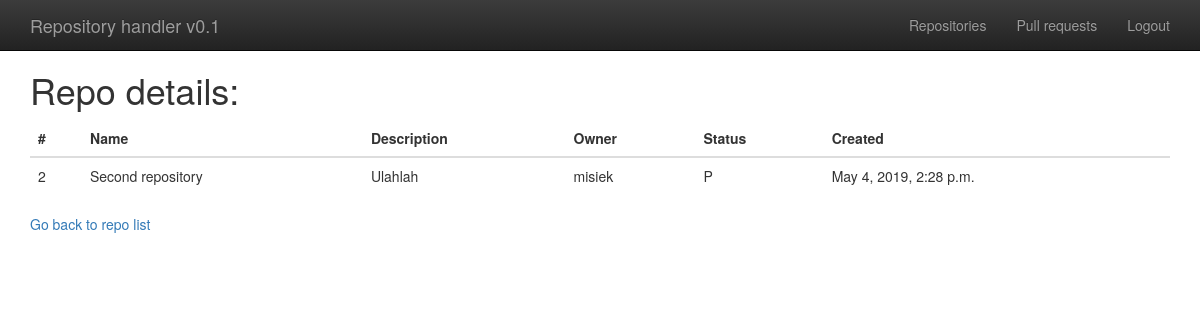
/validator/repo/2 (signed in), run on the app's committed database.
### validator/models.py (models this page shows)
class Repository(models.Model):
    owner = models.ForeignKey(User, related_name="repo_owner", on_delete=models.PROTECT)
    name = models.CharField(max_length=100, default="Unnamed Repository")
    description = models.CharField(max_length=1000, null=True)
    created = models.DateTimeField(auto_now_add=True)
    status = models.CharField(max_length=1, default='N', choices=REPO_STATUSES)
    objects = RepoQuerySet.as_manager()

### validator/views.py (the view)
# urls.py: path('repo/<int:id>', views.repo_details, name='repo_details'),
@login_required
def repo_details(request, id):
    details = Repository.objects.get(pk=id)
    return render(request, 'validator/repo_details.html',
                  {'details': details})

### templates/validator/repo_details.html
{%  extends "../base.html" %}
{% block content %}
<h1>Repo details:</h1>
<table class="table table-hover">
        <thead>
        <tr>
            <th>#</th>
            <th>Name</th>
            <th>Description</th>
            <th>Owner</th>
            <th>Status</th>
            <th>Created</th>
        </tr>
        </thead>
        <tbody>
        <tr>
            <td>{{ details.id }}</td>
            <td>{{ details.name }}</td>
            <td>{{ details.description }}</td>
            <td>{{ details.owner }}</td>
            <td>{{ details.status }}</td>
            <td>{{ details.created }}</td>
        </tr>
        </tbody>
</table>
    <a href="{% url 'repo_list'  %}">Go back to repo list</a>
{% endblock %}

### templates/base.html (style rules this page uses)
body { padding-top: 50px; padding-bottom: 20px; }

### data on the page
Repository: id "2", name "Second repository", description "Ulahlah", owner "misiek", status "P", created "May 4, 2019, 2:28 p.m."
